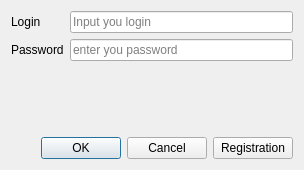
<?xml version="1.0" encoding="UTF-8"?>
<ui version="4.0">
 <class>LoginWidget</class>
 <widget class="QWidget" name="LoginWidget">
  <property name="geometry">
   <rect>
    <x>0</x>
    <y>0</y>
    <width>304</width>
    <height>170</height>
   </rect>
  </property>
  <property name="windowTitle">
   <string>Form</string>
  </property>
  <layout class="QVBoxLayout" name="verticalLayout">
   <item>
    <layout class="QFormLayout" name="formLayout">
     <item row="0" column="0">
      <widget class="QLabel" name="loginLable">
       <property name="text">
        <string>Login</string>
       </property>
      </widget>
     </item>
     <item row="1" column="0">
      <widget class="QLabel" name="passwordLable">
       <property name="text">
        <string>Password</string>
       </property>
      </widget>
     </item>
     <item row="0" column="1">
      <widget class="QLineEdit" name="loginEdit">
       <property name="inputMethodHints">
        <set>Qt::ImhHiddenText|Qt::ImhNoAutoUppercase|Qt::ImhNoPredictiveText|Qt::ImhSensitiveData</set>
       </property>
       <property name="placeholderText">
        <string>Input you login</string>
       </property>
       <property name="clearButtonEnabled">
        <bool>true</bool>
       </property>
      </widget>
     </item>
     <item row="1" column="1">
      <widget class="QLineEdit" name="passwordEdit">
       <property name="echoMode">
        <enum>QLineEdit::Password</enum>
       </property>
       <property name="placeholderText">
        <string>enter you password</string>
       </property>
       <property name="clearButtonEnabled">
        <bool>true</bool>
       </property>
      </widget>
     </item>
    </layout>
   </item>
   <item>
    <spacer name="verticalSpacer">
     <property name="orientation">
      <enum>Qt::Vertical</enum>
     </property>
     <property name="sizeHint" stdset="0">
      <size>
       <width>20</width>
       <height>40</height>
      </size>
     </property>
    </spacer>
   </item>
   <item>
    <layout class="QHBoxLayout" name="horizontalLayout">
     <item>
      <widget class="QDialogButtonBox" name="buttonBox">
       <property name="standardButtons">
        <set>QDialogButtonBox::Cancel|QDialogButtonBox::Ok</set>
       </property>
      </widget>
     </item>
     <item>
      <widget class="QPushButton" name="registrationButton">
       <property name="text">
        <string>Registration</string>
       </property>
      </widget>
     </item>
    </layout>
   </item>
  </layout>
 </widget>
 <resources/>
 <connections/>
</ui>
